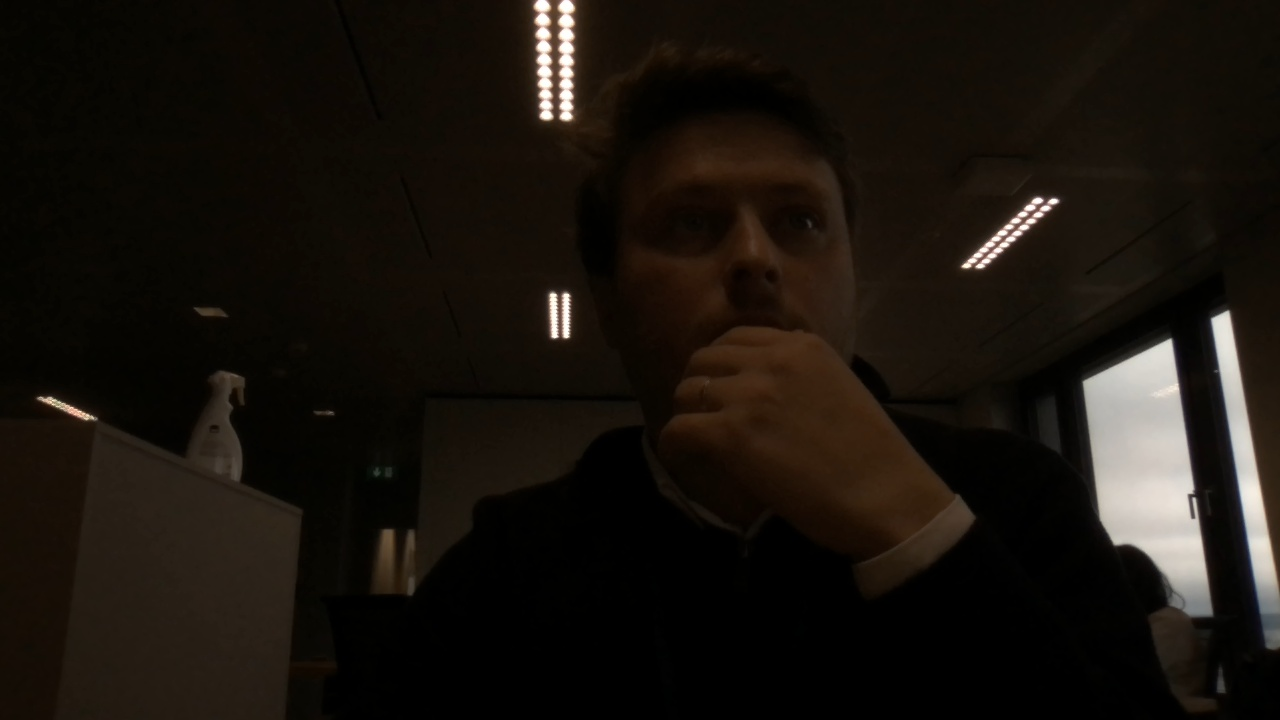
#> input picture tars_ui/test_frame.jpg, 1280 x 720 px
$ python -i vision.py   (imports and definitions only)
#> lines starting #> are read from the running program, lines starting #| are printed output that depends on the picture; after the words box and inside, x2 and y2 are one past the last pixel; in counts of white or black regions, pixels touching at a corner belong together
#> further down, picture is the input picture: shape (720, 1280, 3); mean B, G, R 13.5, 19.4, 24.7
"""
Computer Vision module for T.A.R.S Executive AI System
Contains background removal, face segmentation, and image processing utilities
"""

import cv2
import numpy as np


class BackgroundRemover:
    """High-quality face segmentation with distinct iPhone-style portrait effects"""

    def __init__(self):
        # Face detection with multiple cascade classifiers for better accuracy
        self.face_cascade = cv2.CascadeClassifier(cv2.data.haarcascades + 'haarcascade_frontalface_default.xml')
        self.profile_cascade = cv2.CascadeClassifier(cv2.data.haarcascades + 'haarcascade_profileface.xml')

        # Segmentation state
        self.frame_count = 0
        self.mask_history = []
        self.max_history = 5

        # Portrait mode styles
        self.portrait_style = "natural"

    def set_portrait_style(self, style):
        """Set iPhone-style portrait mode effect"""
        self.portrait_style = style

    def remove_background(self, frame):
        """High-quality face segmentation with distinct portrait effects"""
        try:
            h, w = frame.shape[:2]

            # Multi-scale face detection for better accuracy
            mask = self._high_quality_face_detection(frame)

            # Temporal smoothing with edge preservation
            self.mask_history.append(mask.copy())
            if len(self.mask_history) > self.max_history:
                self.mask_history.pop(0)

            if len(self.mask_history) >= 3:
                mask = self._advanced_temporal_smoothing(self.mask_history)

            # Create distinct portrait result based on selected style
            result = self._create_high_quality_portrait(frame, mask)

            self.frame_count += 1
            return result

        except Exception as e:
            print(f"Background removal error: {e}")
            return frame

    def _high_quality_face_detection(self, frame):
        """Advanced face detection with multiple methods"""
        h, w = frame.shape[:2]
        gray = cv2.cvtColor(frame, cv2.COLOR_BGR2GRAY)

        # Multi-scale detection with different parameters
        faces1 = self.face_cascade.detectMultiScale(gray, 1.05, 6, minSize=(60, 60), maxSize=(400, 400))
#> faces1 = [[601, 104, 294, 294]]
        faces2 = self.face_cascade.detectMultiScale(gray, 1.1, 4, minSize=(50, 50), maxSize=(350, 350))
#> faces2 = [[606, 105, 287, 287]]
        faces3 = self.face_cascade.detectMultiScale(gray, 1.15, 3, minSize=(70, 70), maxSize=(300, 300))
#> faces3 = [[605, 108, 277, 277]]

        # Combine detections
        all_faces = []
        if len(faces1) > 0:
            all_faces.extend(faces1)
        if len(faces2) > 0:
            all_faces.extend(faces2)
        if len(faces3) > 0:
            all_faces.extend(faces3)

        if len(all_faces) == 0:
            return np.zeros((h, w), dtype=np.uint8)

        # Select best face from all detections
        best_face = self._select_optimal_face(all_faces, w, h)

        # Create high-quality mask
        mask = self._create_advanced_face_mask(frame, best_face)

        return mask

    def _select_optimal_face(self, faces, frame_width, frame_height):
        """Select the most suitable face from multiple detections"""
#> called with frame_width = 1280, frame_height = 720
        center_x, center_y = frame_width // 2, frame_height // 2
        best_face = faces[0]
#> best_face = [601, 104, 294, 294]
        best_score = 0

        for face in faces:
            x, y, w, h = face

            # Calculate multiple quality metrics
            area = w * h
            aspect_ratio = w / h

            # Distance from center
            face_center_x = x + w // 2
            face_center_y = y + h // 2
            distance = np.sqrt((face_center_x - center_x)**2 + (face_center_y - center_y)**2)

            # Quality score: prefer larger, well-proportioned, centered faces
            size_score = min(area / (frame_width * frame_height), 0.25) * 4  # Normalize to 0-1
            aspect_score = 1.0 - abs(aspect_ratio - 1.0) * 0.5  # Prefer square-ish faces
            center_score = 1.0 - (distance / (frame_width * 0.5))  # Distance from center

            total_score = size_score * 0.4 + aspect_score * 0.3 + center_score * 0.3

            if total_score > best_score:
                best_score = total_score
                best_face = face
#> this loop made 3 passes
#> (x, y, w, h, area, face_center_x, face_center_y, distance) on pass 1: (601, 104, 294, 294, 86436, 748, 251, 153.4)
#> after the loop, best_score = 0.678
#> in _high_quality_face_detection, `best_face = self._select_optimal_face(all_faces, w, h)`: best_face = [601, 104, 294, 294]

        return best_face

    def _create_advanced_face_mask(self, frame, face_rect):
        """Create high-quality face mask with proper proportions"""
        h, w = frame.shape[:2]
        x, y, fw, fh = face_rect
#> x = 601; y = 104; fw = 294; fh = 294

        # Face center
        face_center_x = x + fw // 2
#> face_center_x = 748
        face_center_y = y + fh // 2
#> face_center_y = 251

        # Create more generous but still precise oval
        ellipse_width = int(fw * 0.65)   # More generous width
#> ellipse_width = 191
        ellipse_height = int(fh * 0.85)  # Include more of the head
#> ellipse_height = 249

        # Multi-layer mask for better quality
        mask = np.zeros((h, w), dtype=np.uint8)

        # Core face area (guaranteed inclusion)
        core_width = int(ellipse_width * 0.7)
#> core_width = 133
        core_height = int(ellipse_height * 0.7)
#> core_height = 174
        cv2.ellipse(mask, (face_center_x, face_center_y),
                   (core_width, core_height), 0, 0, 360, 255, -1)
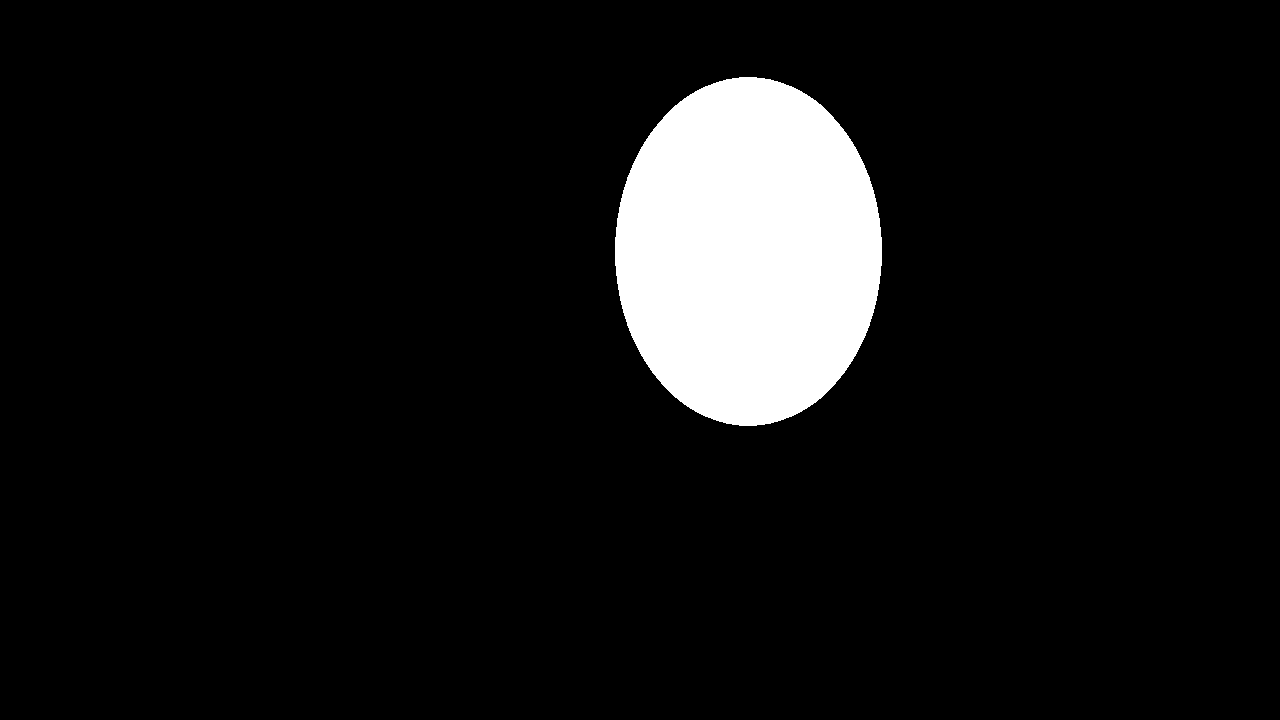
#> mask: shape (720, 1280); 7.9% white; 1 white region, box (x1, y1, x2, y2) and area: (615, 77, 882, 426) 73103

        # Extended area with skin color validation
        extended_mask = np.zeros((h, w), dtype=np.uint8)
        cv2.ellipse(extended_mask, (face_center_x, face_center_y),
                   (ellipse_width, ellipse_height), 0, 0, 360, 255, -1)
#> extended_mask: shape (720, 1280); 16.3% white; 1 white region, box (x1, y1, x2, y2) and area: (557, 2, 940, 501) 149927

        # Advanced skin detection
        skin_mask = self._advanced_skin_detection(frame, face_rect)

        # Combine core area with validated extended area
        validated_extended = cv2.bitwise_and(extended_mask, skin_mask)
        final_mask = cv2.bitwise_or(mask, validated_extended)

        # Edge refinement with bilateral filtering
        final_mask = cv2.bilateralFilter(final_mask, 9, 75, 75)

        # Gradient edges for natural falloff
        final_mask = cv2.GaussianBlur(final_mask, (7, 7), 2)

        return final_mask

    def _advanced_skin_detection(self, frame, face_rect):
        """Multi-method skin detection for higher accuracy"""
        h, w = frame.shape[:2]
        x, y, fw, fh = face_rect
#> x = 601; y = 104; fw = 294; fh = 294

        # Sample from multiple face regions for better color estimation
        sample_regions = [
            (x + fw//2, y + fh//2, fw//8),      # Center
            (x + fw//4, y + fh//3, fw//10),     # Left cheek
            (x + 3*fw//4, y + fh//3, fw//10),   # Right cheek
            (x + fw//2, y + 2*fh//3, fw//12),   # Chin area
        ]
#> sample_regions = [(748, 251, 36), (674, 202, 29), (821, 202, 29), (748, 300, 24)]

        all_samples = []
        for sx, sy, sr in sample_regions:
            x1, y1 = max(0, sx - sr), max(0, sy - sr)
            x2, y2 = min(w, sx + sr), min(h, sy + sr)
            if x2 > x1 and y2 > y1:
                sample = frame[y1:y2, x1:x2]
                all_samples.extend(sample.reshape(-1, 3))
#> this loop made 4 passes
#> (sx, sy, sr, x1, y1, x2, y2) on passes 1 to 4: (748, 251, 36, 712, 215, 784, 287), (674, 202, 29, 645, 173, 703, 231), (821, 202, 29, 792, 173, 850, 231), (748, 300, 24, 724, 276, 772, 324)
#> pass 1, in _advanced_skin_detection, `sample = frame[y1:y2, x1:x2]`:
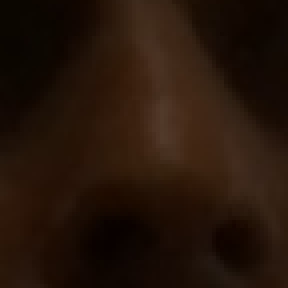
#> sample: shape (72, 72, 3) (shown 4 times larger); mean B, G, R 9.8, 20.5, 37
#> after the loop:
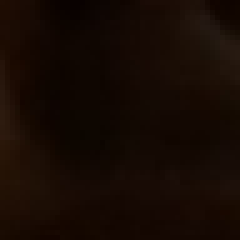
#> sample: shape (48, 48, 3) (shown 5 times larger); mean B, G, R 3.4, 10.1, 22.2
#> after the loop, all_samples = 14216 items, first 6: [0, 6, 11], [0, 6, 11], [0, 6, 11], [0, 6, 11], [0, 6, 11], [0, 6, 11]

        if not all_samples:
            return np.zeros((h, w), dtype=np.uint8)

        all_samples = np.array(all_samples)
        mean_color = np.mean(all_samples, axis=0)
#> mean_color = [7.87, 16.94, 30.5]
        std_color = np.std(all_samples, axis=0)
#> std_color = [8.35, 11.03, 15.07]

        # Color distance with standard deviation weighting
        frame_float = frame.astype(np.float32)
        color_diff = frame_float - mean_color
        weighted_distances = np.sqrt(np.sum((color_diff / (std_color + 1)) ** 2, axis=2))
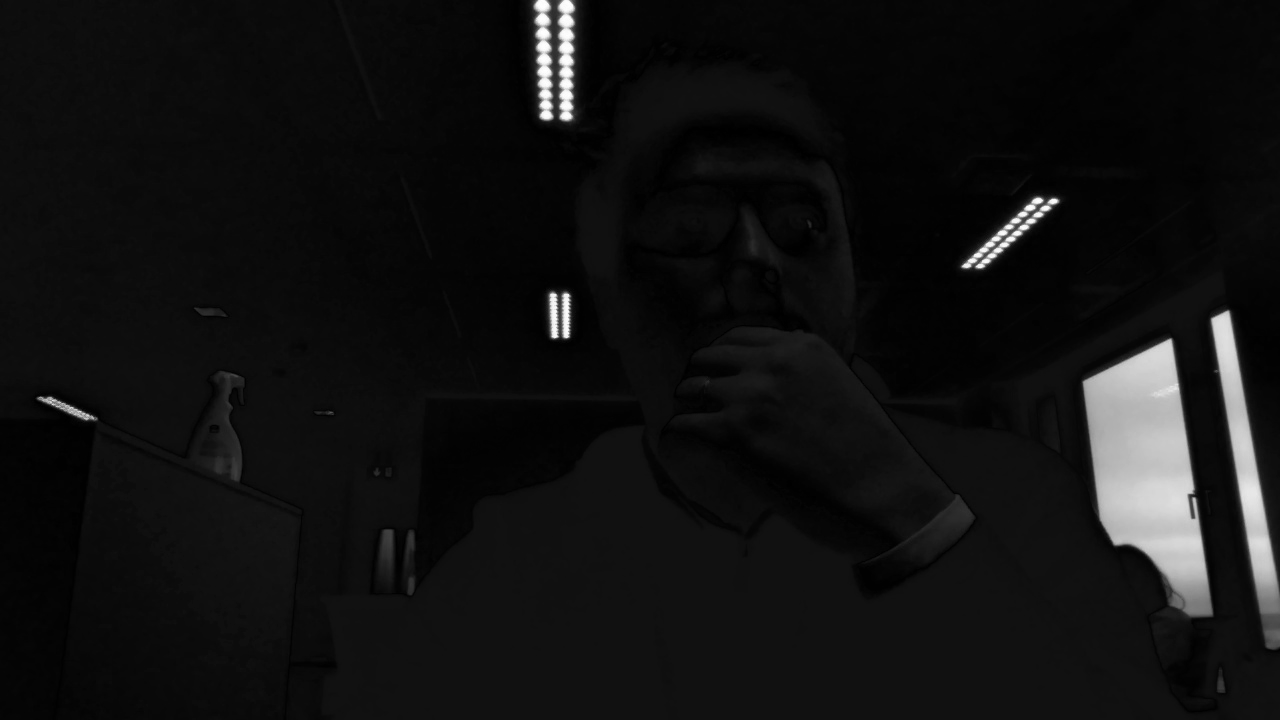
#> weighted_distances: shape (720, 1280) float64; min 0.0344, max 35.85, mean 2.5; drawn with min black and max white

        # Adaptive threshold based on color distribution
        threshold = np.percentile(weighted_distances, 25)  # More permissive
#> threshold = 0.853
        skin_mask = (weighted_distances < threshold * 1.5).astype(np.uint8) * 255
#> skin_mask: shape (720, 1280); 38.7% white; 384 white regions (316 under 20 px), largest, box (x1, y1, x2, y2) and area: (287, 0, 1280, 597) 285193, (0, 370, 219, 720) 29104, (369, 399, 647, 597) 20503

        # Additional HSV-based skin detection
        hsv = cv2.cvtColor(frame, cv2.COLOR_BGR2HSV)
#> hsv: shape (720, 1280, 3); mean H, S, V 16.6, 143.7, 24.8
        hsv_lower = np.array([0, 15, 30])
        hsv_upper = np.array([25, 180, 255])
        hsv_skin = cv2.inRange(hsv, hsv_lower, hsv_upper)
#> hsv_skin: shape (720, 1280); 15% white; 258 white regions (199 under 20 px), largest, box (x1, y1, x2, y2) and area: (34, 370, 302, 720) 61357, (689, 144, 976, 584) 25223, (1083, 418, 1214, 613) 11526

        # Combine both methods
        combined_skin = cv2.bitwise_or(skin_mask, hsv_skin)
#> combined_skin: shape (720, 1280); 51.2% white; 705 black regions (590 under 20 px), largest, box (x1, y1, x2, y2) and area: (0, 0, 1280, 720) 417113, (672, 351, 942, 541) 15225, (640, 204, 734, 246) 2131

        # Clean up
        kernel = cv2.getStructuringElement(cv2.MORPH_ELLIPSE, (5, 5))
        combined_skin = cv2.morphologyEx(combined_skin, cv2.MORPH_CLOSE, kernel)
#> combined_skin: shape (720, 1280); 52.5% white; 115 black regions (18 under 20 px), largest, box (x1, y1, x2, y2) and area: (0, 0, 1280, 720) 409036, (678, 351, 903, 490) 12256, (1219, 173, 1280, 247) 2412
        combined_skin = cv2.morphologyEx(combined_skin, cv2.MORPH_OPEN, kernel)
#> combined_skin: shape (720, 1280); 52% white; 83 black regions (11 under 20 px), largest, box (x1, y1, x2, y2) and area: (0, 0, 1280, 720) 413504, (678, 351, 903, 490) 12672, (1219, 134, 1280, 249) 3088

        return combined_skin

    def _create_high_quality_portrait(self, frame, mask):
        """Create distinct portrait effects with high quality processing"""
        h, w = frame.shape[:2]

        if self.portrait_style == "black_white":
            # Professional B&W portrait processing
            gray = cv2.cvtColor(frame, cv2.COLOR_BGR2GRAY)

            # Apply CLAHE for better tonal range
            clahe = cv2.createCLAHE(clipLimit=2.5, tileGridSize=(8,8))
            enhanced = clahe.apply(gray)

            # Professional B&W adjustment
            enhanced = cv2.convertScaleAbs(enhanced, alpha=1.2, beta=10)

            # Subtle sharpening for crisp details
            kernel = np.array([[-1,-1,-1], [-1,9,-1], [-1,-1,-1]])
            sharpened = cv2.filter2D(enhanced, -1, kernel * 0.1)
            enhanced = cv2.addWeighted(enhanced, 0.8, sharpened, 0.2, 0)

            # Convert to 3-channel
            stylized_face = cv2.cvtColor(enhanced, cv2.COLOR_GRAY2BGR)

        elif self.portrait_style == "high_contrast":
            # Dramatic high contrast B&W
            gray = cv2.cvtColor(frame, cv2.COLOR_BGR2GRAY)

            # Aggressive contrast enhancement
            clahe = cv2.createCLAHE(clipLimit=4.0, tileGridSize=(6,6))
            enhanced = clahe.apply(gray)

            # High contrast curve
            enhanced = cv2.convertScaleAbs(enhanced, alpha=1.8, beta=-40)

            # Threshold for dramatic effect
            _, thresh = cv2.threshold(enhanced, 0, 255, cv2.THRESH_BINARY + cv2.THRESH_OTSU)
            enhanced = cv2.addWeighted(enhanced, 0.7, thresh, 0.3, 0)

            # Strong sharpening
            kernel = np.array([[-1,-1,-1], [-1,9,-1], [-1,-1,-1]])
            sharpened = cv2.filter2D(enhanced, -1, kernel * 0.3)
            enhanced = cv2.addWeighted(enhanced, 0.6, sharpened, 0.4, 0)

            stylized_face = cv2.cvtColor(enhanced, cv2.COLOR_GRAY2BGR)

        else:  # "natural" - enhanced color portrait
            # Natural portrait with enhanced colors
            # Convert to LAB for better color manipulation
            lab = cv2.cvtColor(frame, cv2.COLOR_BGR2LAB)
#> lab: shape (720, 1280, 3); mean of channels 0, 1, 2 18.6, 129.4, 131.7
            l, a, b = cv2.split(lab)

            # Enhance luminance
            clahe = cv2.createCLAHE(clipLimit=2.0, tileGridSize=(8,8))
            l = clahe.apply(l)

            # Merge and convert back
            enhanced_lab = cv2.merge([l, a, b])
#> enhanced_lab: shape (720, 1280, 3); mean of channels 0, 1, 2 30.5, 129.4, 131.7
            stylized_face = cv2.cvtColor(enhanced_lab, cv2.COLOR_LAB2BGR)

            # Subtle warmth and brightness
            stylized_face = cv2.convertScaleAbs(stylized_face, alpha=1.1, beta=15)

            # Apply subtle grayish-white tint
            tint = np.array([245, 245, 240], dtype=np.uint8)
            stylized_face = cv2.addWeighted(stylized_face, 0.85,
                                          np.full_like(stylized_face, tint), 0.15, 0)
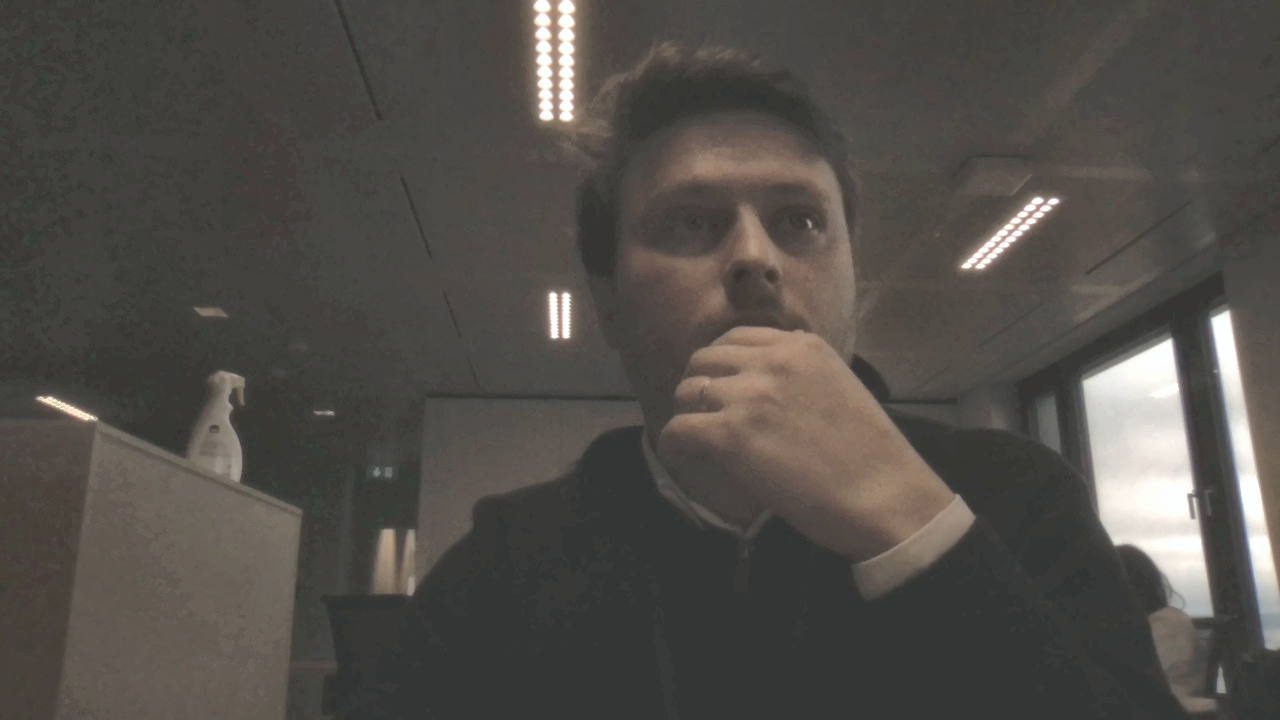
#> stylized_face: shape (720, 1280, 3); mean B, G, R 73.4, 78.1, 81.9

        # Create result with proper alpha blending
        result = np.zeros((h, w, 4), dtype=np.uint8)

        # Smooth alpha blending
        alpha_normalized = mask.astype(np.float32) / 255.0
        alpha_3d = np.stack([alpha_normalized] * 3, axis=2)

        result[:, :, :3] = (stylized_face * alpha_3d).astype(np.uint8)
        result[:, :, 3] = mask
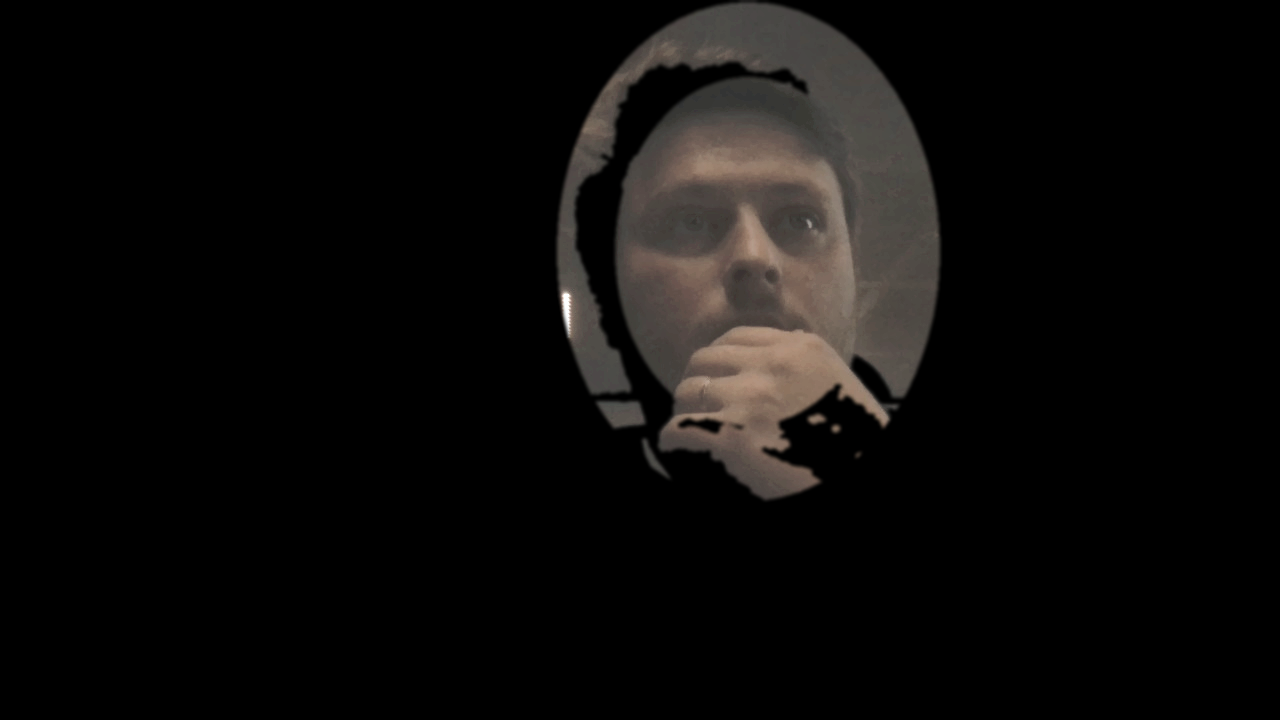
#> result: shape (720, 1280, 4); mean B, G, R, A 10.5, 11.5, 12.9, 34.5

        return result

    # [26 lines left out: functions _advanced_temporal_smoothing, reset, not called in this run]


class VisionProcessor:
    """High-level vision processing manager"""

    def __init__(self):
        self.background_remover = BackgroundRemover()

    # [6 lines left out: function process_frame, not called in this run]

    def reset(self):
        """Reset all processors"""
        self.background_remover.reset()


# Utility functions for face analysis integration
def get_dominant_emotion(emotions):
    """Determine the dominant emotion from emotion dictionary"""
    return max(emotions, key=emotions.get) if emotions else 'neutral'


# [10 lines left out: function get_emotion_color, not called in this run]

>>> import cv2
>>> picture = cv2.imread('../test_frame.jpg')
>>> result = BackgroundRemover().remove_background(picture)
